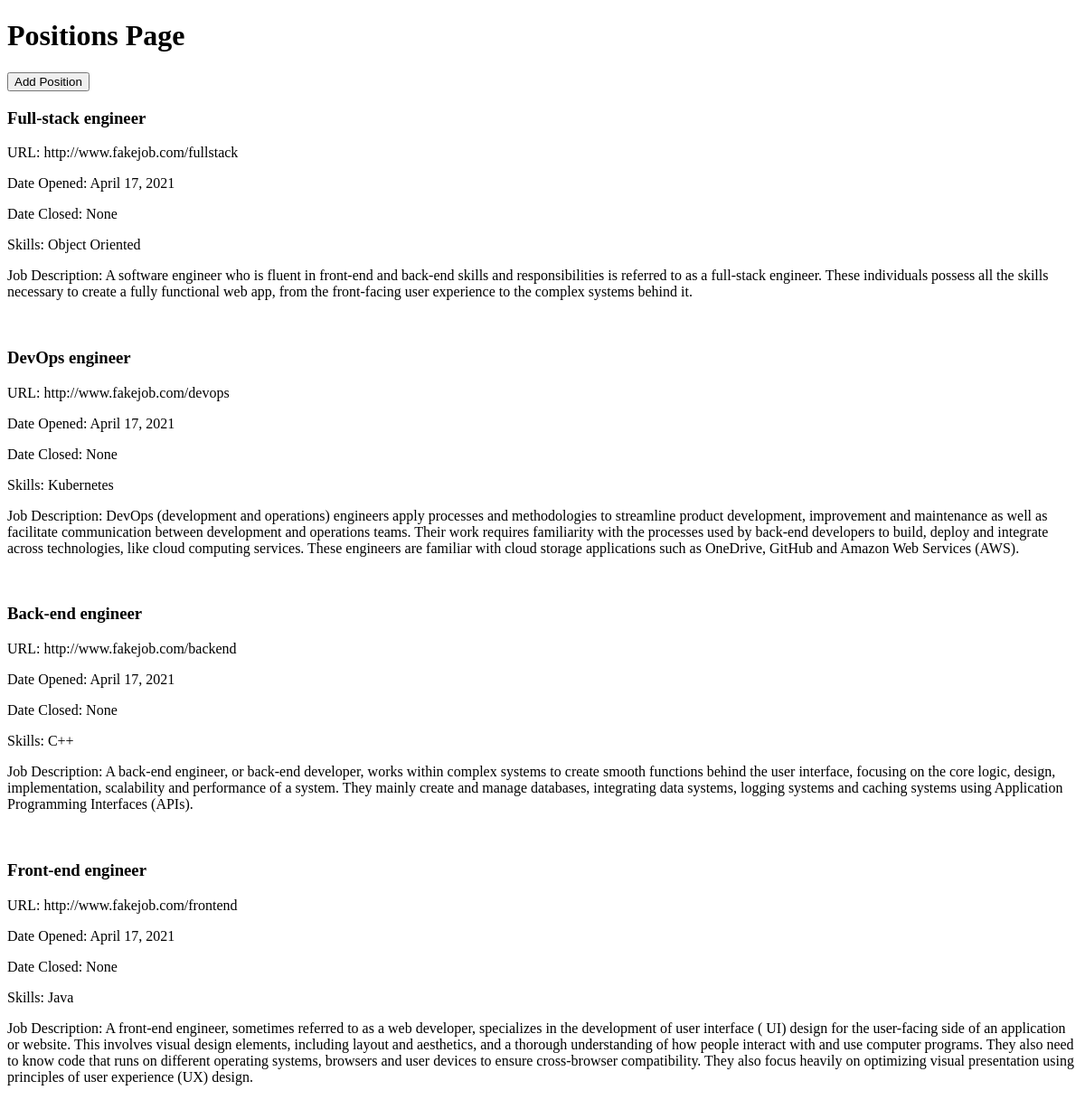
/positions/, run on an earlier commit of the app's database.
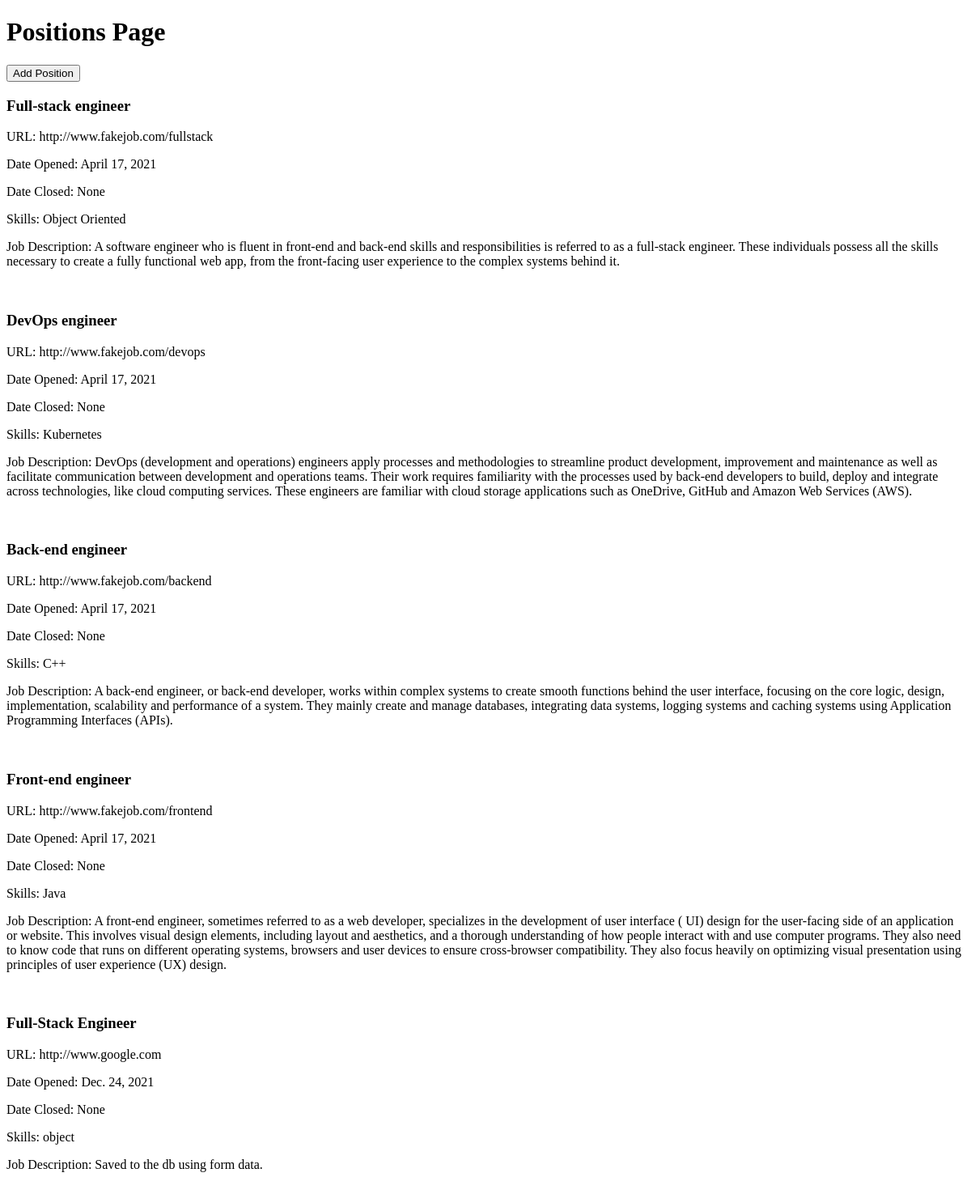
And on a later commit of the database.
### jobs/models.py (models this page shows)
class Position(models.Model):
	INDUSTRY_SKILL = [
		('java', 'Java'),
		('c++', 'C++'),
		('algorithm', 'Algorithm Design'),
		('object', 'Object Oriented'),
		('kubernetes', 'Kubernetes')
	]
	position_title = models.CharField(max_length=100)
	position_url = models.URLField(max_length=300, null=True)
	date_opened = models.DateField(null=True)
	date_closed = models.DateField(null=True, blank=True, default='')
	skills = models.CharField(choices=INDUSTRY_SKILL, max_length=100) # Need to look into multiple selection
	job_description = models.TextField(null=True)

### jobs/views.py (the view)
# urls.py: path('positions/', views.list_positions, name='jobs-positions'),
def list_positions(request):
	list_positions = Position.objects.all()
	context = {
		'title': 'Positions',
		'positions': list_positions,
	}
	return render(request, 'jobs/positions.html', context)

### jobs/templates/jobs/positions.html
{% extends "jobs/base.html" %}
{% block content %}
	<h1>Positions Page</h1>
    <button onclick="location.href='/positions/new'" type="button">Add Position</button>
	{% for position in positions %}
		<h3>{{ position.position_title }}</h3>
        <p>URL: {{ position.position_url }}</p>
        <p>Date Opened: {{ position.date_opened }}</p>
        <p>Date Closed: {{ position.date_closed }}</p>
        <p>Skills: {{ position.skills }}</p>
        <p>Job Description: {{ position.job_description }}</p></br>
	{% endfor %}
{% endblock content %}

What changed in the data, as far as the page shows it:
added Position: position_title "Full-Stack Engineer", position_url "http://www.google.com", date_opened "Dec. 24, 2021", date_closed "None", skills "object", job_description "Saved to the db using form data."
